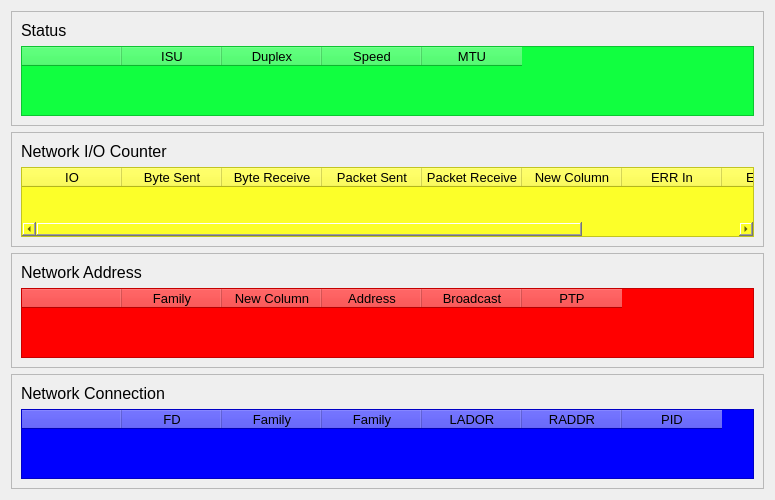
                <widget class="QWidget" name="scrollAreaWidgetContents">
                 <property name="geometry">
                  <rect>
                   <x>0</x>
                   <y>0</y>
                   <width>775</width>
                   <height>484</height>
                  </rect>
                 </property>
                 <layout class="QVBoxLayout" name="verticalLayout_10">
                  <item>
                   <widget class="QFrame" name="frame_8">
                    <property name="styleSheet">
                     <string notr="true"/>
                    </property>
                    <property name="frameShape">
                     <enum>QFrame::StyledPanel</enum>
                    </property>
                    <property name="frameShadow">
                     <enum>QFrame::Raised</enum>
                    </property>
                    <layout class="QVBoxLayout" name="verticalLayout_11">
                     <item>
                      <widget class="QLabel" name="label_53">
                       <property name="font">
                        <font>
                         <pointsize>12</pointsize>
                        </font>
                       </property>
                       <property name="text">
                        <string>Status</string>
                       </property>
                      </widget>
                     </item>
                     <item>
                      <widget class="QTableWidget" name="tableWidget_4">
                       <property name="styleSheet">
                        <string notr="true">font-size:13px;
background-color: rgb(17, 255, 64);
color:black;</string>
                       </property>
                       <column>
                        <property name="text">
                         <string/>
                        </property>
                       </column>
                       <column>
                        <property name="text">
                         <string>ISU</string>
                        </property>
                       </column>
                       <column>
                        <property name="text">
                         <string>Duplex</string>
                        </property>
                       </column>
                       <column>
                        <property name="text">
                         <string>Speed</string>
                        </property>
                       </column>
                       <column>
                        <property name="text">
                         <string>MTU</string>
                        </property>
                       </column>
                      </widget>
                     </item>
                    </layout>
                   </widget>
                  </item>
                  <item>
                   <widget class="QFrame" name="frame_10">
                    <property name="frameShape">
                     <enum>QFrame::StyledPanel</enum>
                    </property>
                    <property name="frameShadow">
                     <enum>QFrame::Raised</enum>
                    </property>
                    <layout class="QVBoxLayout" name="verticalLayout_12">
                     <item>
                      <widget class="QLabel" name="label_54">
                       <property name="font">
                        <font>
                         <pointsize>12</pointsize>
                        </font>
                       </property>
                       <property name="text">
                        <string>Network I/O Counter</string>
                       </property>
                      </widget>
                     </item>
                     <item>
                      <widget class="QTableWidget" name="tableWidget_5">
                       <property name="styleSheet">
                        <string notr="true">font-size:13px;
background-color: rgb(252, 255, 41);
color:black;</string>
                       </property>
                       <column>
                        <property name="text">
                         <string>IO</string>
                        </property>
                       </column>
                       <column>
                        <property name="text">
                         <string>Byte Sent</string>
                        </property>
                       </column>
                       <column>
                        <property name="text">
                         <string>Byte Receive</string>
                        </property>
                       </column>
                       <column>
                        <property name="text">
                         <string>Packet Sent</string>
                        </property>
                       </column>
                       <column>
                        <property name="text">
                         <string>Packet Receive</string>
                        </property>
                       </column>
                       <column>
                        <property name="text">
                         <string>New Column</string>
                        </property>
                       </column>
                       <column>
                        <property name="text">
                         <string>ERR In</string>
                        </property>
                       </column>
                       <column>
                        <property name="text">
                         <string>ERR Out</string>
                        </property>
                       </column>
                       <column>
                        <property name="text">
                         <string>Drop Out</string>
                        </property>
                       </column>
                      </widget>
                     </item>
                    </layout>
                   </widget>
                  </item>
                  <item>
                   <widget class="QFrame" name="frame_11">
                    <property name="frameShape">
                     <enum>QFrame::StyledPanel</enum>
                    </property>
                    <property name="frameShadow">
                     <enum>QFrame::Raised</enum>
                    </property>
                    <layout class="QVBoxLayout" name="verticalLayout_13">
                     <item>
                      <widget class="QLabel" name="label_55">
                       <property name="font">
                        <font>
                         <pointsize>12</pointsize>
                        </font>
                       </property>
                       <property name="text">
                        <string>Network Address</string>
                       </property>
                      </widget>
                     </item>
                     <item>
                      <widget class="QTableWidget" name="tableWidget_6">
                       <property name="styleSheet">
                        <string notr="true">font-size:13px;
background-color: rgb(255, 0, 0);
color:black;
</string>
                       </property>
                       <column>
                        <property name="text">
                         <string/>
                        </property>
                       </column>
                       <column>
                        <property name="text">
                         <string>Family</string>
                        </property>
                       </column>
                       <column>
                        <property name="text">
                         <string>New Column</string>
                        </property>
                       </column>
                       <column>
                        <property name="text">
                         <string>Address</string>
                        </property>
                       </column>
                       <column>
                        <property name="text">
                         <string>Broadcast</string>
                        </property>
                       </column>
                       <column>
                        <property name="text">
                         <string>PTP</string>
                        </property>
                       </column>
                      </widget>
                     </item>
                    </layout>
                   </widget>
                  </item>
                  <item>
                   <widget class="QFrame" name="frame_12">
                    <property name="frameShape">
                     <enum>QFrame::StyledPanel</enum>
                    </property>
                    <property name="frameShadow">
                     <enum>QFrame::Raised</enum>
                    </property>
                    <layout class="QVBoxLayout" name="verticalLayout_14">
                     <item>
                      <widget class="QLabel" name="label_56">
                       <property name="font">
                        <font>
                         <pointsize>12</pointsize>
                        </font>
                       </property>
                       <property name="text">
                        <string>Network Connection</string>
                       </property>
                      </widget>
                     </item>
                     <item>
                      <widget class="QTableWidget" name="tableWidget_7">
                       <property name="styleSheet">
                        <string notr="true">font-size:13px;
background-color: rgb(0, 0, 255);
color:black;</string>
                       </property>
                       <column>
                        <property name="text">
                         <string/>
                        </property>
                       </column>
                       <column>
                        <property name="text">
                         <string>FD</string>
                        </property>
                       </column>
                       <column>
                        <property name="text">
                         <string>Family</string>
                        </property>
                       </column>
                       <column>
                        <property name="text">
                         <string>Family</string>
                        </property>
                       </column>
                       <column>
                        <property name="text">
                         <string>LADOR</string>
                        </property>
                       </column>
                       <column>
                        <property name="text">
                         <string>RADDR</string>
                        </property>
                       </column>
                       <column>
                        <property name="text">
                         <string>PID</string>
                        </property>
                       </column>
                      </widget>
                     </item>
                    </layout>
                   </widget>
                  </item>
                 </layout>
                </widget>
